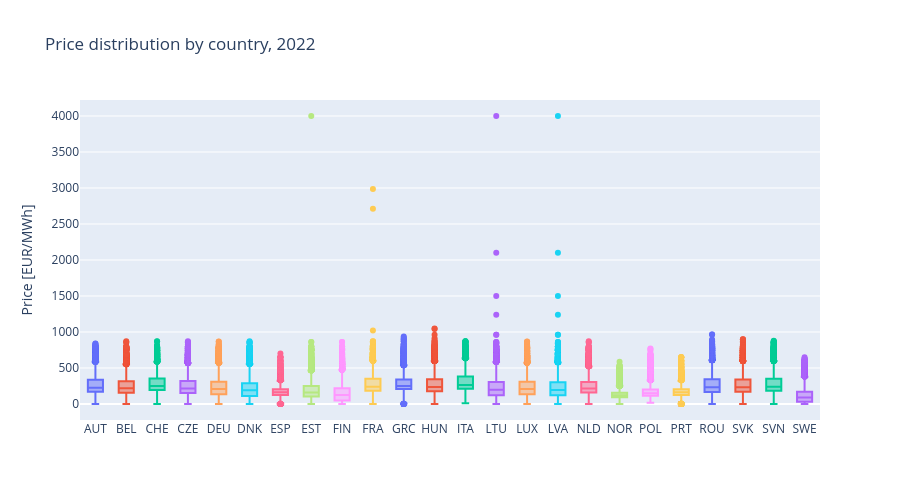

Notebook cell for this chart:
### Code cell
# --- Distribution of prices per country ---
fig = go.Figure()
for c in countries:
    if c in wide.columns:
        fig.add_trace(go.Box(y=wide[c], name=c))
fig.update_layout(
    title=f'Price distribution by country, {year}',
    yaxis_title='Price [EUR/MWh]',
    height=500, showlegend=False,
)
fig.show()

### Figure 1 — Plotly figure (JSON) as saved in the notebook; plotly's stock layout.template omitted (floating-point values rounded to 4 significant figures; data arrays with more than 128 entries replaced by an {"elided": "..."} marker saying what was removed)
{"data": [{"name": "AUT", "type": "box", "y": {"elided": "8760 float values"}}, {"name": "BEL", "type": "box", "y": {"elided": "8760 float values"}}, {"name": "CHE", "type": "box", "y": {"elided": "8760 float values"}}, {"name": "CZE", "type": "box", "y": {"elided": "8760 float values"}}, {"name": "DEU", "type": "box", "y": {"elided": "8760 float values"}}, {"name": "DNK", "type": "box", "y": {"elided": "8760 float values"}}, {"name": "ESP", "type": "box", "y": {"elided": "8760 float values"}}, {"name": "EST", "type": "box", "y": {"elided": "8760 float values"}}, {"name": "FIN", "type": "box", "y": {"elided": "8760 float values"}}, {"name": "FRA", "type": "box", "y": {"elided": "8760 float values"}}, {"name": "GRC", "type": "box", "y": {"elided": "8760 float values"}}, {"name": "HUN", "type": "box", "y": {"elided": "8760 float values"}}, {"name": "ITA", "type": "box", "y": {"elided": "8760 float values"}}, {"name": "LTU", "type": "box", "y": {"elided": "8760 float values"}}, {"name": "LUX", "type": "box", "y": {"elided": "8760 float values"}}, {"name": "LVA", "type": "box", "y": {"elided": "8760 float values"}}, {"name": "NLD", "type": "box", "y": {"elided": "8760 float values"}}, {"name": "NOR", "type": "box", "y": {"elided": "8760 float values"}}, {"name": "POL", "type": "box", "y": {"elided": "8760 float values"}}, {"name": "PRT", "type": "box", "y": {"elided": "8760 float values"}}, {"name": "ROU", "type": "box", "y": {"elided": "8760 float values"}}, {"name": "SVK", "type": "box", "y": {"elided": "8760 float values"}}, {"name": "SVN", "type": "box", "y": {"elided": "8760 float values"}}, {"name": "SWE", "type": "box", "y": {"elided": "8760 float values"}}], "layout": {"height": 500, "showlegend": false, "title": {"text": "Price distribution by country, 2022"}, "yaxis": {"title": {"text": "Price [EUR/MWh]"}}}}
